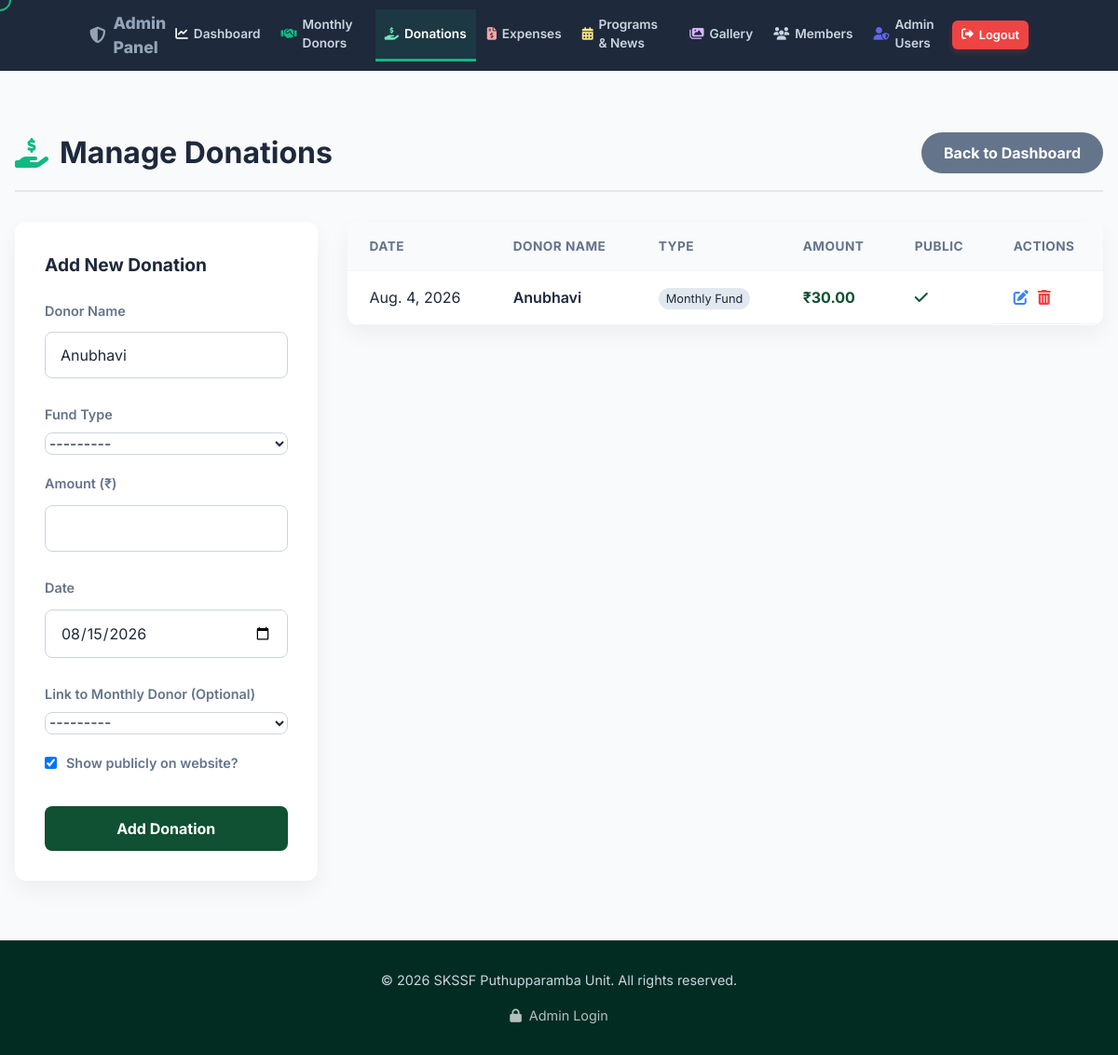
Before: /manage/donations/ (signed in) with the older database file.
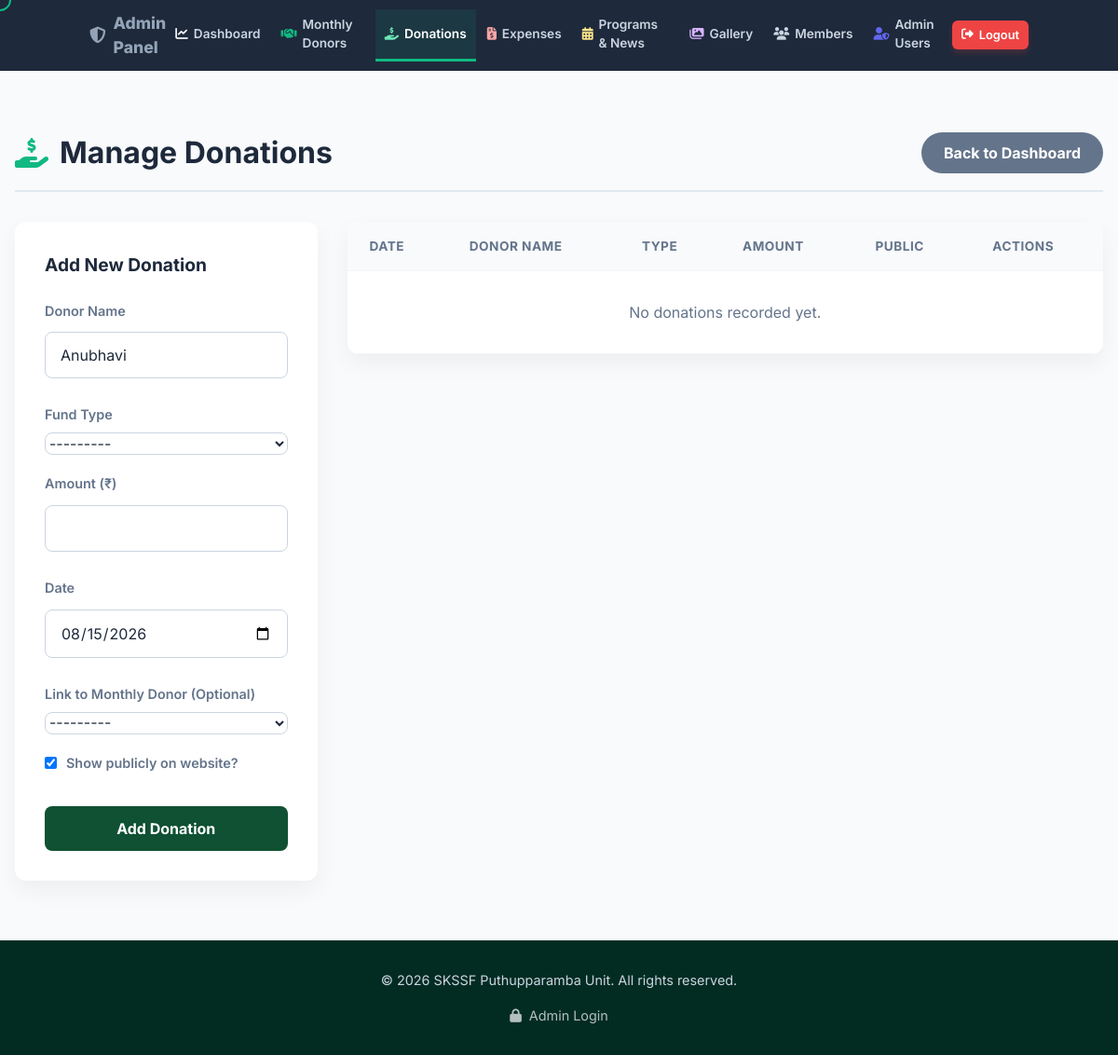
After: the same page with the newer database file.
### portal/models.py (models this page shows, shortened)
class Donation(models.Model):
    DONATION_TYPES = (
        ('monthly', 'Monthly Fund'),
        ('general', 'General Donation'),
    )
    donor_name = models.CharField(max_length=255, default='Anubhavi')
    monthly_donor = models.ForeignKey(MonthlyDonor, on_delete=models.SET_NULL, null=True, blank=True, help_text="Link this donation to a registered monthly donor")
    donation_type = models.CharField(max_length=20, choices=DONATION_TYPES)
    amount = models.DecimalField(max_digits=10, decimal_places=2)
    date = models.DateField(default=django.utils.timezone.now)
    is_public = models.BooleanField(default=True)
    class Meta:
        ordering = ['-date']

### portal/views.py (the view)
# urls.py: path('manage/donations/', views.manage_donations, name='manage_donations'),
@staff_member_required(login_url='/login/')
def manage_donations(request):
    if request.method == 'POST':
        form = DonationForm(request.POST)
        if form.is_valid():
            form.save()
            messages.success(request, 'Donation recorded successfully!')
            return redirect('manage_donations')
    else:
        form = DonationForm()
    donations = Donation.objects.all().order_by('-date')
    return render(request, 'manage_donations.html', {'form': form, 'donations': donations})

### portal/forms.py
class DonationForm(forms.ModelForm):
    class Meta:
        model = Donation
        fields = ['donor_name', 'monthly_donor', 'donation_type', 'amount', 'date', 'is_public']
        widgets = {
            'donor_name': forms.TextInput(attrs={'class': 'form-control'}),
            'monthly_donor': forms.Select(attrs={'class': 'form-control'}),
            'donation_type': forms.Select(attrs={'class': 'form-control'}),
            'amount': forms.NumberInput(attrs={'class': 'form-control', 'step': '0.01'}),
            'date': forms.DateInput(attrs={'class': 'form-control', 'type': 'date'}),
            'is_public': forms.CheckboxInput(attrs={'class': 'form-check-input'}),
        }

### portal/models.py (called while the page is built)
    def __str__(self):
        return f"{self.name} ({self.phone})"

### templates/manage_donations.html (shortened to what the changed rows need)
{% extends 'base.html' %}
{% block content %}
<div class="py-16 bg-slate-50 min-h-[80vh]">
    <div class="container mx-auto px-4 max-w-[1200px]">
        <div class="flex flex-col md:flex-row md:justify-between md:items-center mb-8 pb-4 border-b-2 border-slate-200 gap-4">
            <h1 class="text-[1.5rem] md:text-[2rem] text-textmain flex items-center gap-3 m-0 font-bold"><i class="fas fa-hand-holding-usd text-[#10b981]"></i> Manage Donations</h1>
        </div>
        <div class="grid grid-cols-1 md:grid-cols-[1fr_2.5fr] gap-8 items-start">
            <div class="bg-white p-6 md:p-8 rounded-xl shadow-[0_10px_25px_rgba(0,0,0,0.05)] md:sticky md:top-8">
                <h2 class="text-[1.2rem] text-textmain mb-6 font-bold">Add New Donation</h2>
            </div>
            <div class="bg-white rounded-xl shadow-[0_10px_25px_rgba(0,0,0,0.05)] overflow-hidden">
                <div class="block w-full overflow-x-auto whitespace-nowrap">
                    <table class="w-full border-collapse">
                        <thead>
                            <tr>
                                <th class="p-4 md:px-6 md:py-4 text-left bg-slate-50 font-bold text-textmuted uppercase text-[0.85rem] tracking-[0.5px] border-b border-slate-100">Date</th>
                                <th class="p-4 md:px-6 md:py-4 text-left bg-slate-50 font-bold text-textmuted uppercase text-[0.85rem] tracking-[0.5px] border-b border-slate-100">Donor Name</th>
                                <th class="p-4 md:px-6 md:py-4 text-left bg-slate-50 font-bold text-textmuted uppercase text-[0.85rem] tracking-[0.5px] border-b border-slate-100">Type</th>
                                <th class="p-4 md:px-6 md:py-4 text-left bg-slate-50 font-bold text-textmuted uppercase text-[0.85rem] tracking-[0.5px] border-b border-slate-100">Amount</th>
                                <th class="p-4 md:px-6 md:py-4 text-left bg-slate-50 font-bold text-textmuted uppercase text-[0.85rem] tracking-[0.5px] border-b border-slate-100">Public</th>
                                <th class="p-4 md:px-6 md:py-4 text-left bg-slate-50 font-bold text-textmuted uppercase text-[0.85rem] tracking-[0.5px] border-b border-slate-100">Actions</th>
                            </tr>
                        </thead>
                        <tbody>
                            {% for donation in donations %}
                            <tr class="hover:bg-slate-50 transition-colors">
                                <td class="p-4 md:px-6 md:py-4 text-left border-b border-slate-100">{{ donation.date }}</td>
                                <td class="p-4 md:px-6 md:py-4 text-left border-b border-slate-100 font-semibold text-textmain">{{ donation.donor_name }}</td>
                                <td class="p-4 md:px-6 md:py-4 text-left border-b border-slate-100"><span class="bg-slate-200 text-slate-800 px-2 py-1 rounded-full text-[0.8rem]">{{ donation.get_donation_type_display }}</span></td>
                                <td class="p-4 md:px-6 md:py-4 text-left border-b border-slate-100 font-bold text-primary">₹{{ donation.amount }}</td>
                                <td class="p-4 md:px-6 md:py-4 text-left border-b border-slate-100">
                                    {% if donation.is_public %}
                                    <i class="fas fa-check text-primary"></i>
                                    {% else %}
                                    <i class="fas fa-times text-red-500"></i>
                                    {% endif %}
                                </td>
                                <td class="p-4 md:px-6 md:py-4 text-left border-b border-slate-100 flex gap-2.5">
                                    <a href="{% url 'edit_donation' donation.pk %}" class="text-blue-500 transition-colors hover:text-blue-700" title="Edit"><i class="fas fa-edit"></i></a>
                                    <a href="{% url 'delete_donation' donation.pk %}" class="text-red-500 transition-colors hover:text-red-700" title="Delete"><i class="fas fa-trash-alt"></i></a>
                                </td>
                            </tr>
                            {% empty %}
                            <tr>
                                <td colspan="6" class="text-center text-textmuted p-8 border-b border-slate-100">No donations recorded yet.</td>
                            </tr>
                            {% endfor %}
                        </tbody>
                    </table>
                </div>
            </div>
        </div>
    </div>
</div>
{% endblock %}

Changed rows visible on the page:
removed Donation: date "Aug. 4, 2026", donor_name "Anubhavi", donation_type "Monthly Fund", amount "30.00", is_public True (drawn)
Other visible differences:
text now shown: "No donations recorded yet."
